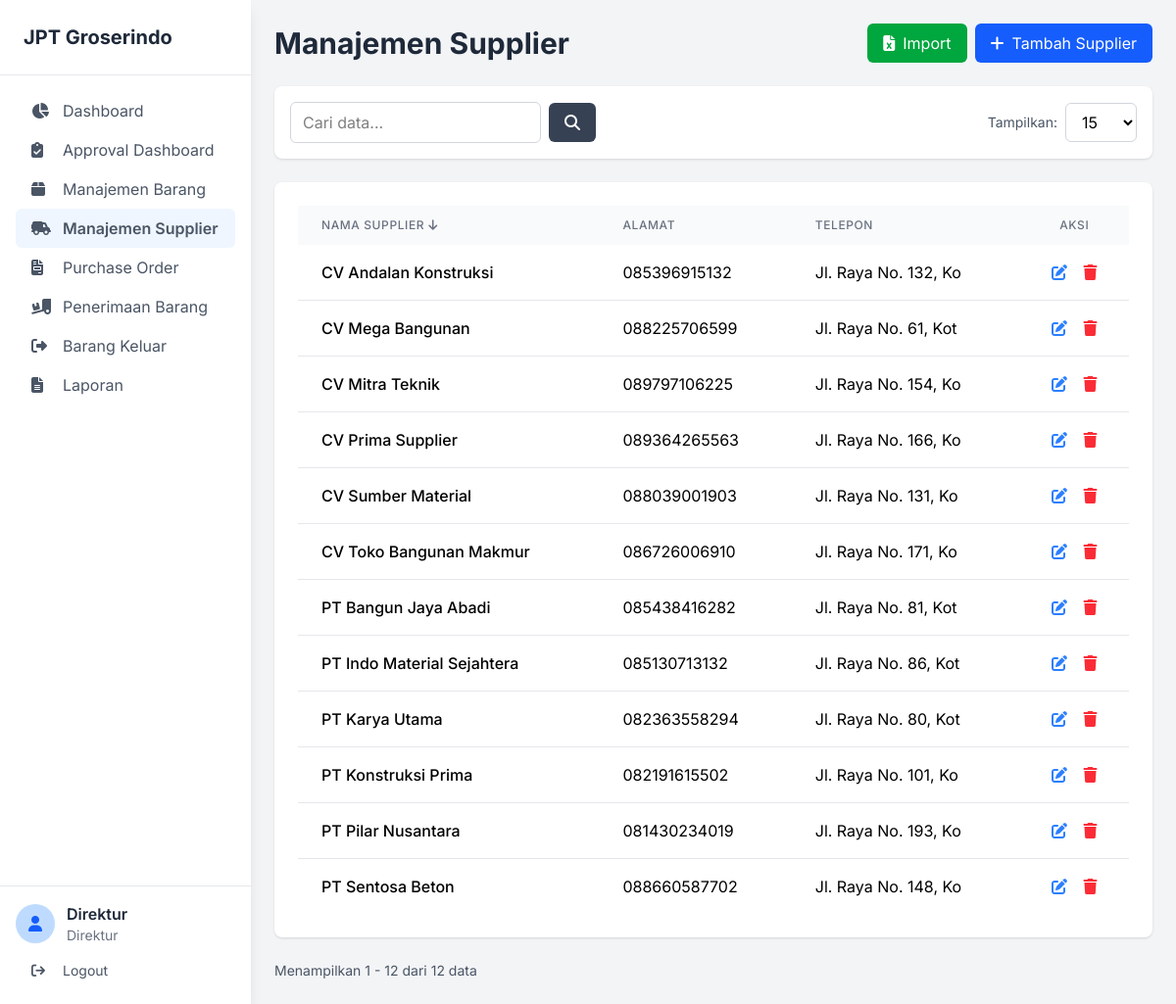
Page /index.php?page=supplier (signed in) on the committed database.
### tables this page shows
CREATE TABLE `suppliers` (
  `id_supplier` int(11) NOT NULL,
  `nama_supplier` varchar(255) NOT NULL,
  `alamat` text DEFAULT NULL,
  `telepon` varchar(20) DEFAULT NULL
);

### pages/supplier.php (the view, shortened to what this page needs)
<?php
require_once 'includes/table_helper.php';
$user_role = $_SESSION['role'];
$can_manage = ($user_role == 'Direktur' || $user_role == 'Staf Purchasing');
$limit = isset($_GET['limit']) ? (int)$_GET['limit'] : 15;
$page = isset($_GET['p']) ? (int)$_GET['p'] : 1;
$offset = ($page - 1) * $limit;
$sort_columns = ['nama_supplier', 'alamat', 'telepon'];
$sort_by = isset($_GET['sort']) && in_array($_GET['sort'], $sort_columns) ? $_GET['sort'] : 'nama_supplier';
$order = isset($_GET['order']) && strtolower($_GET['order']) == 'desc' ? 'DESC' : 'ASC';
$sql_base = "FROM suppliers";
$params = [];
$count_sql = "SELECT COUNT(*) " . $sql_base;
$stmt_count = $pdo->prepare($count_sql);
$stmt_count->execute($params);
$total_records = $stmt_count->fetchColumn();
$data_sql = "SELECT * " . $sql_base . " ORDER BY {$sort_by} {$order} LIMIT {$limit} OFFSET {$offset}";
$stmt = $pdo->prepare($data_sql);
$stmt->execute($params);
$suppliers_list = $stmt->fetchAll(PDO::FETCH_ASSOC);
?>
<div class="flex justify-between items-center mb-6">
    <h1 class="text-3xl font-bold text-gray-800">Manajemen Supplier</h1>
    <div class="flex gap-2">
        <?php if ($can_manage): ?>
        <button id="btn-import-supplier" class="bg-green-600 text-white px-4 py-2 rounded-md hover:bg-green-700 flex items-center gap-2">
            <i class="fa-solid fa-file-excel"></i>
            <span>Import</span>
        </button>
            <button id="btn-tambah-supplier" class="bg-blue-600 text-white px-4 py-2 rounded-md hover:bg-blue-700 flex items-center gap-2">
                <i class="fa-solid fa-plus"></i>
                <span>Tambah Supplier</span>
            </button>
        <?php endif; ?>
    </div>
</div>
<div class="bg-white p-6 rounded-lg shadow overflow-x-auto">
    <table class="w-full table-auto">
        <thead class="bg-gray-50">
            <tr>
                <th class="px-6 py-3 text-left text-xs font-medium text-gray-500 uppercase tracking-wider">
                </th>
                <th class="px-6 py-3 text-left text-xs font-medium text-gray-500 uppercase tracking-wider">
                </th>
                <th class="px-6 py-3 text-left text-xs font-medium text-gray-500 uppercase tracking-wider">
                </th>
                <?php if ($can_manage): ?>
                    <th class="px-6 py-3 text-center text-xs font-medium text-gray-500 uppercase tracking-wider">Aksi</th>
                <?php endif; ?>
            </tr>
        </thead>
        <tbody class="bg-white divide-y divide-gray-200">
            <?php foreach ($suppliers_list as $supplier): ?>
                <tr>
                    <td class="px-6 py-4 whitespace-nowrap font-medium"><?php echo htmlspecialchars($supplier['nama_supplier']); ?></td>
                    <td class="px-6 py-4"><?php echo htmlspecialchars($supplier['alamat']); ?></td>
                    <td class="px-6 py-4 whitespace-nowrap"><?php echo htmlspecialchars($supplier['telepon']); ?></td>
                    <?php if ($can_manage): ?>
                        <td class="px-6 py-4 whitespace-nowrap text-center">
                            <button class="btn-edit-supplier text-blue-500 hover:text-blue-700 mr-3"
                                data-id="<?php echo $supplier['id_supplier']; ?>"
                                data-nama="<?php echo htmlspecialchars($supplier['nama_supplier']); ?>"
                                data-alamat="<?php echo htmlspecialchars($supplier['alamat']); ?>"
                                data-telepon="<?php echo htmlspecialchars($supplier['telepon']); ?>">
                                <i class="fa-solid fa-pen-to-square"></i>
                            </button>
                            <a href="index.php?page_source=supplier&action=delete&id=<?php echo $supplier['id_supplier']; ?>"
                                class="text-red-500 hover:text-red-700"
                                onclick="return confirm('Apakah Anda yakin ingin menghapus supplier ini?');">
                                <i class="fa-solid fa-trash"></i>
                            </a>
                        </td>
                    <?php endif; ?>
                </tr>
            <?php endforeach; ?>
        </tbody>
    </table>
</div>
<div class="mt-6 flex justify-between items-center">
    <div class="text-sm text-gray-600">
        Menampilkan <?php echo $offset + 1; ?> - <?php echo min($offset + $limit, $total_records); ?> dari <?php echo $total_records; ?> data
    </div>
</div>

### includes/header.php (style rules this page uses)
body { font-family: 'Inter', sans-serif; }

### rows in the picture
suppliers: nama_supplier "CV Andalan Konstruksi", alamat "085396915132", telepon "Jl. Raya No. 132, Ko"
suppliers: nama_supplier "CV Mega Bangunan", alamat "088225706599", telepon "Jl. Raya No. 61, Kot"
suppliers: nama_supplier "CV Mitra Teknik", alamat "089797106225", telepon "Jl. Raya No. 154, Ko"
suppliers: nama_supplier "CV Prima Supplier", alamat "089364265563", telepon "Jl. Raya No. 166, Ko"
suppliers: nama_supplier "CV Sumber Material", alamat "088039001903", telepon "Jl. Raya No. 131, Ko"
suppliers: nama_supplier "CV Toko Bangunan Makmur", alamat "086726006910", telepon "Jl. Raya No. 171, Ko"
suppliers: nama_supplier "PT Bangun Jaya Abadi", alamat "085438416282", telepon "Jl. Raya No. 81, Kot"
suppliers: nama_supplier "PT Indo Material Sejahtera", alamat "085130713132", telepon "Jl. Raya No. 86, Kot"
suppliers: nama_supplier "PT Karya Utama", alamat "082363558294", telepon "Jl. Raya No. 80, Kot"
suppliers: nama_supplier "PT Konstruksi Prima", alamat "082191615502", telepon "Jl. Raya No. 101, Ko"
suppliers: nama_supplier "PT Pilar Nusantara", alamat "081430234019", telepon "Jl. Raya No. 193, Ko"
suppliers: nama_supplier "PT Sentosa Beton", alamat "088660587702", telepon "Jl. Raya No. 148, Ko"

### other values in the picture
$item['label'] "Dashboard"
$item['label'] "Approval Dashboard"
$item['label'] "Manajemen Barang"
$item['label'] "Manajemen Supplier"
$item['label'] "Purchase Order"
$item['label'] "Penerimaan Barang"
$item['label'] "Barang Keluar"
$item['label'] "Laporan"
$_SESSION['nama_lengkap'] "Direktur"
$_SESSION['role'] "Direktur"
$display_text "NAMA SUPPLIER ALAMAT TELEPON"
$offset + 1 "1"
min($offset + $limit, $total_records) "12"
$total_records "12"
